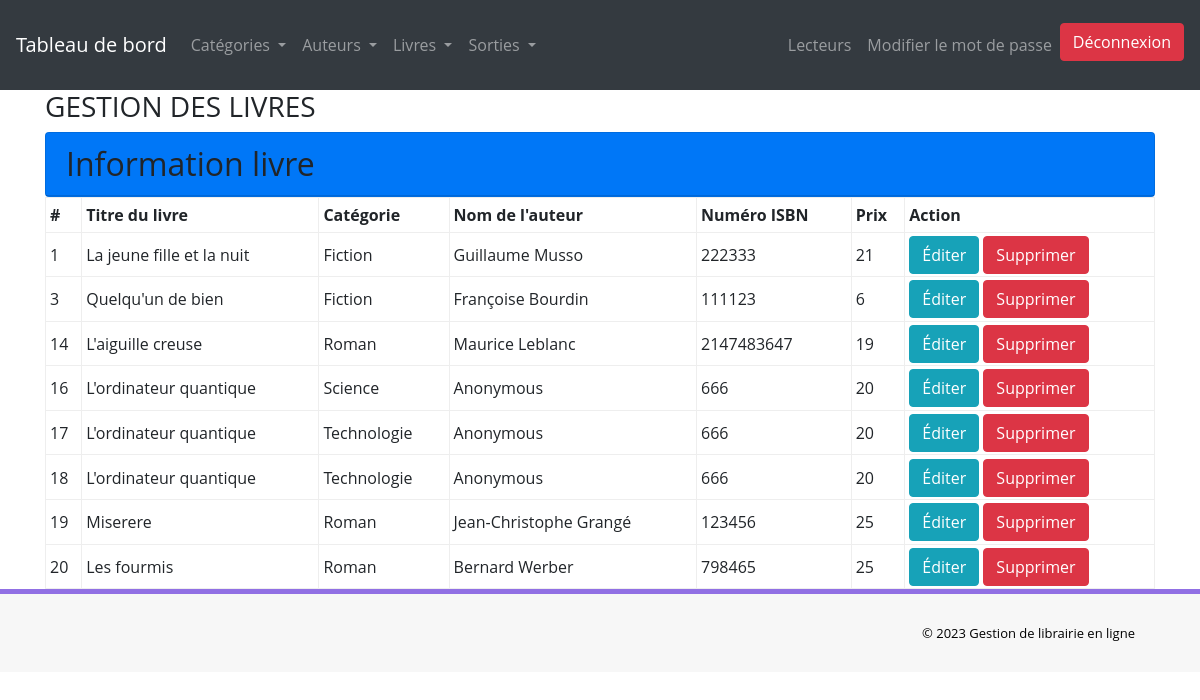
Screenshot of /admin/manage-books.php with the database file from the repository.
### tables this page shows
CREATE TABLE IF NOT EXISTS `tblbooks` (
  `id` int NOT NULL AUTO_INCREMENT,
  `BookName` varchar(255) DEFAULT NULL,
  `CatId` int DEFAULT NULL,
  `AuthorId` int DEFAULT NULL,
  `ISBNNumber` int DEFAULT NULL,
  `BookPrice` int DEFAULT NULL,
  `RegDate` timestamp NULL DEFAULT CURRENT_TIMESTAMP,
  `UpdationDate` timestamp NULL DEFAULT NULL ON UPDATE CURRENT_TIMESTAMP,
  PRIMARY KEY (`id`)
);

CREATE TABLE IF NOT EXISTS `tblcategory` (
  `id` int NOT NULL AUTO_INCREMENT,
  `CategoryName` varchar(150) DEFAULT NULL,
  `Status` int DEFAULT NULL,
  `CreationDate` timestamp NULL DEFAULT CURRENT_TIMESTAMP,
  `UpdationDate` timestamp NULL DEFAULT '0000-00-00 00:00:00' ON UPDATE CURRENT_TIMESTAMP,
  PRIMARY KEY (`id`)
);

CREATE TABLE IF NOT EXISTS `tblauthors` (
  `id` int NOT NULL AUTO_INCREMENT,
  `AuthorName` varchar(159) DEFAULT NULL,
  `creationDate` timestamp NULL DEFAULT CURRENT_TIMESTAMP,
  `UpdationDate` timestamp NULL DEFAULT NULL ON UPDATE CURRENT_TIMESTAMP,
  `Status` int NOT NULL,
  PRIMARY KEY (`id`)
);

### admin/manage-books.php (the view, shortened to what this page needs)
<?php
include('includes/config.php');
$query = " SELECT tbk.id, tbk.BookName, tbk.ISBNNumber, tbk.BookPrice, tcg.CategoryName, taut.AuthorName
            FROM tblbooks tbk
            JOIN tblcategory tcg ON tbk.CatId = tcg.id
            JOIN tblauthors taut ON tbk.AuthorId = taut.id";
$stmt = $dbh->prepare($query);
$stmt->execute();
$results = $stmt->fetchAll();
?>
<!DOCTYPE html>
<html lang="FR">
<head>
    <link rel="stylesheet" href="https://maxcdn.bootstrapcdn.com/bootstrap/4.0.0/css/bootstrap.min.css">
    <link href="assets/css/font-awesome.css" rel="stylesheet" />
    <link href="assets/css/style.css" rel="stylesheet" />
</head>
<body>
<?php include('includes/header.php');?>
<div class="container">
        <div class="row">
            <div class="col">
                <h3>GESTION DES LIVRES</h3>
            </div>
        </div>
        <div class="row">
            <div class="w-100">
                <div class="container">
                    <div class="card bg-primary text-black">
                        <h2 class="card-header">Information livre</h2>
                    </div>
                        <table class="w-100">
                            <thead>
                                <tr>
                                    <th class="fa-border">#</th>
                                    <th class="fa-border">Titre du livre</th>
                                    <th class="fa-border">Catégorie</th>
                                    <th class="fa-border">Nom de l'auteur</th>
                                    <th class="fa-border">Numéro ISBN</th>
                                    <th class="fa-border">Prix</th>
                                    <th class="fa-border">Action</th>
                                </tr>
                            </thead>
                            <tbody class="body">
                        <?php
                            foreach ($results as $result) { ?>
                            <tr>
                                <td class="fa-border"><?= $result['id'] ?></td>
                                <td class="fa-border"><?= $result['BookName'] ?></td>
                                <td class="fa-border"><?= $result['CategoryName'] ?></td>
                                <td class="fa-border"><?= $result['AuthorName'] ?></td>
                                <td class="fa-border"><?= $result['ISBNNumber'] ?></td>
                                <td class="fa-border"><?= $result['BookPrice'] ?></td>
                                <td class="fa-border"><a href="edit-book.php?edit=<?= $result['id'] ?>"><button name="edit" class="btn btn-info">Éditer</button></a>
                                <a href="manage-books.php?suppress=<?= $result['id'] ?>"><button type="submit" name="suppress" class="btn btn-danger" onclick="return confirm('Voulez vous vraiment supprimer ce livre')">Supprimer</button></a></td>
                            </tr>
                            <?php } ?>
                            </tbody>
                        </table>
                </div>
            </div>
        </div>
</div>
<?php include('includes/footer.php');?>
</body>
</html>

### admin/includes/header.php (shortened to what this page needs)
<nav class="navbar navbar-expand-lg navbar-dark bg-dark">
  <a class="navbar-brand" href="dashboard.php">Tableau de bord</a>
  <div class="collapse navbar-collapse" id="navbarNav">
    <ul class="navbar-nav mr-auto">
      <li class="nav-item dropdown">
        <a class="nav-link dropdown-toggle" href="#" id="navbarDropdownMenuLink" role="button" data-toggle="dropdown" aria-haspopup="true" aria-expanded="false">
          Catégories
        </a>
      </li>
      <li class="nav-item dropdown">
        <a class="nav-link dropdown-toggle" href="#" id="navbarDropdownMenuLink" role="button" data-toggle="dropdown" aria-haspopup="true" aria-expanded="false">
          Auteurs
        </a>
      </li>
      <li class="nav-item dropdown">
        <a class="nav-link dropdown-toggle" href="#" id="navbarDropdownMenuLink" role="button" data-toggle="dropdown" aria-haspopup="true" aria-expanded="false">
          Livres
        </a>
      </li>
      <li class="nav-item dropdown">
        <a class="nav-link dropdown-toggle" href="#" id="navbarDropdownMenuLink" role="button" data-toggle="dropdown" aria-haspopup="true" aria-expanded="false">
          Sorties
        </a>
      </li>
    </ul>
    <ul class="navbar-nav">
      <li class="nav-item">
        <a class="nav-link" href="reg-readers.php">Lecteurs</a>
      </li>
      <li class="nav-item">
        <a class="nav-link" href="change-password.php">Modifier le mot de passe</a>
      </li>
      <li class="nav-item">
        <a href="logout.php" class="btn btn-danger">Déconnexion</a>
      </li>
    </ul>
  </div>
</nav>

### admin/includes/footer.php
<section class="footer-section">
    <div class="container">
        <div class="row">
            <div class="col-md-12">
                &copy; 2023 Gestion de librairie en ligne
            </div>
        </div>
    </div>
</section>

### admin/assets/css/style.css (style rules this page uses)
.navbar { min-height: 90px; margin-bottom: 0px; }
.footer-section { padding:25px 50px 25px 50px; color:#000; font-size:13px; background-color: #f7f7f7; text-align:right; border-top:5px solid #9170E4; }

### rows the page displays
tblbooks: id "1", BookName "La jeune fille et la nuit", tblcategory.CategoryName "Fiction", AuthorId.AuthorName "Guillaume Musso", ISBNNumber "222333", BookPrice "21"
tblbooks: id "3", BookName "Quelqu'un de bien", tblcategory.CategoryName "Fiction", AuthorId.AuthorName "Françoise Bourdin", ISBNNumber "111123", BookPrice "6"
tblbooks: id "14", BookName "L'aiguille creuse", tblcategory.CategoryName "Roman", AuthorId.AuthorName "Maurice Leblanc", ISBNNumber "2147483647", BookPrice "19"
tblbooks: id "16", BookName "L'ordinateur quantique", tblcategory.CategoryName "Science", AuthorId.AuthorName "Anonymous", ISBNNumber "666", BookPrice "20"
tblbooks: id "17", BookName "L'ordinateur quantique", tblcategory.CategoryName "Technologie", AuthorId.AuthorName "Anonymous", ISBNNumber "666", BookPrice "20"
tblbooks: id "18", BookName "L'ordinateur quantique", tblcategory.CategoryName "Technologie", AuthorId.AuthorName "Anonymous", ISBNNumber "666", BookPrice "20"
tblbooks: id "19", BookName "Miserere", tblcategory.CategoryName "Roman", AuthorId.AuthorName "Jean-Christophe Grangé", ISBNNumber "123456", BookPrice "25"
tblbooks: id "20", BookName "Les fourmis", tblcategory.CategoryName "Roman", AuthorId.AuthorName "Bernard Werber", ISBNNumber "798465", BookPrice "25"
